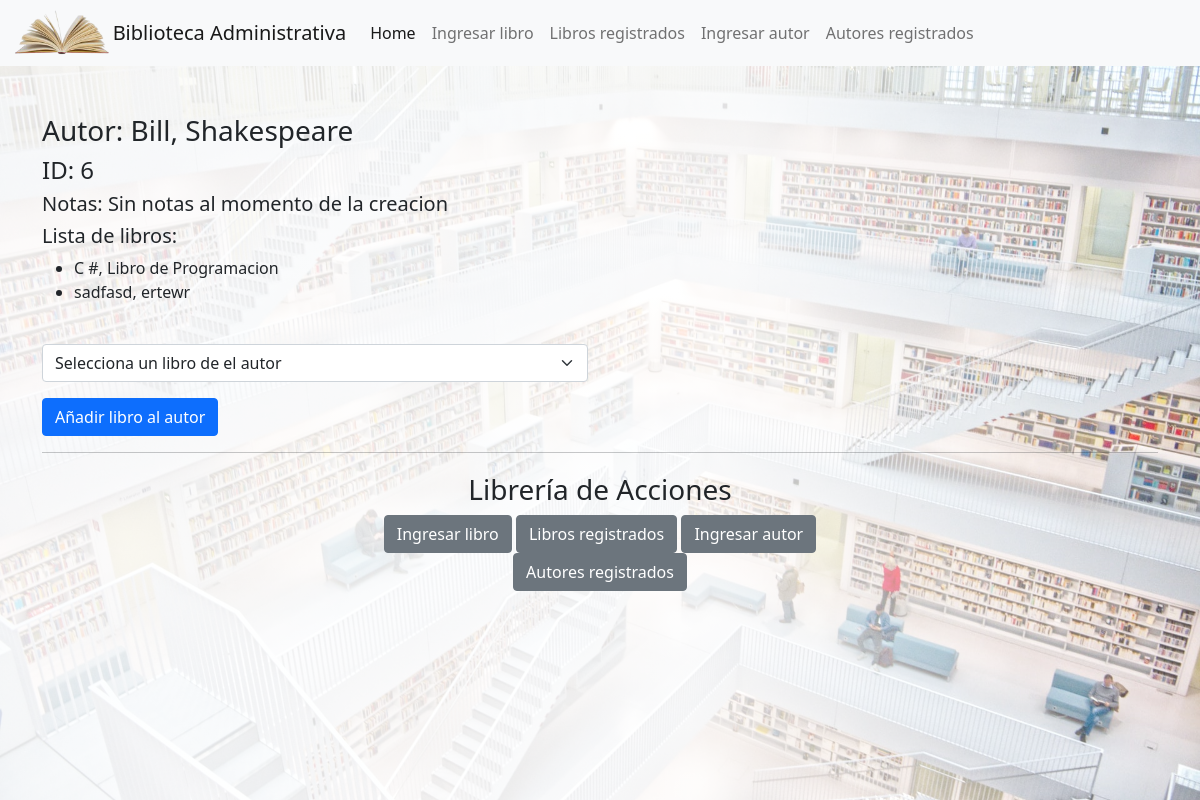
Before: /ver_autor/6 with the older database file.
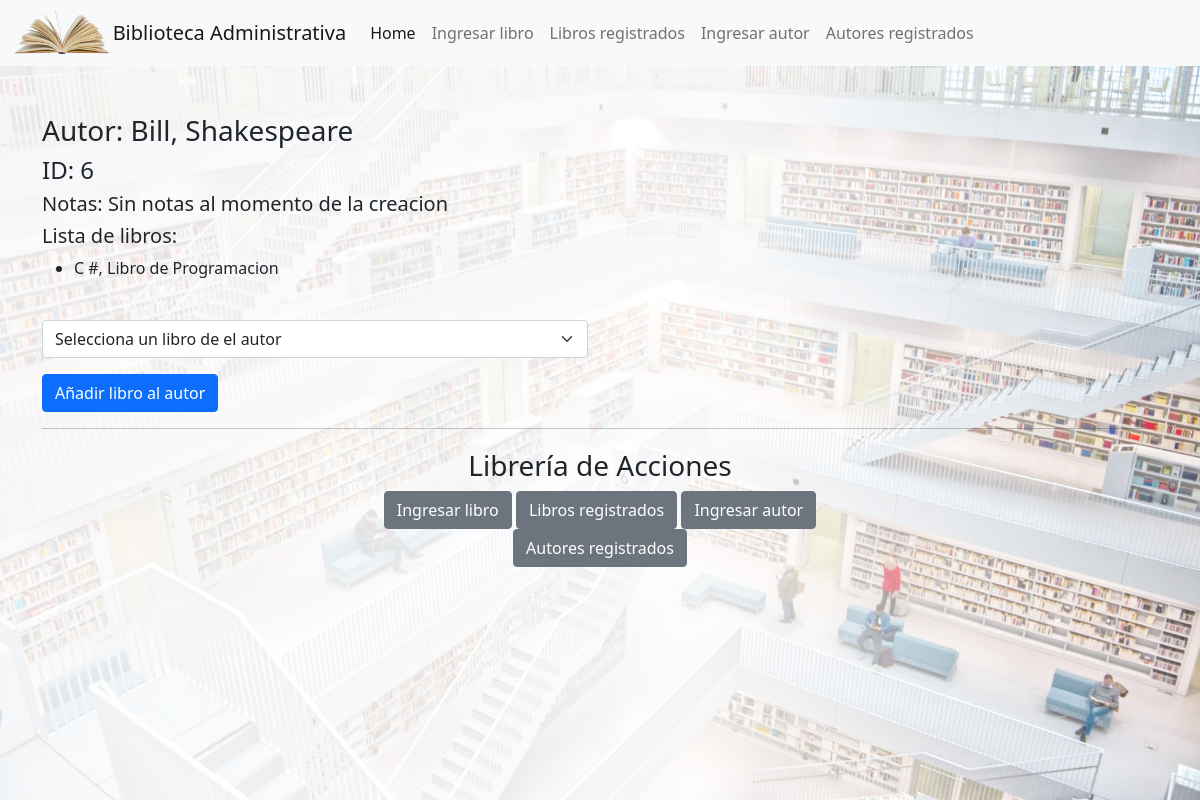
After: the same page with the newer database file.
### books_authors_app/models.py (models this page shows, shortened)
class Libro(models.Model):
    titulo = models.CharField(max_length=255)
    desc = models.CharField(max_length=255)
    created_at = models.DateTimeField(auto_now_add=True)
    updated_at = models.DateTimeField(auto_now_add=True)
    def __repr__(self):
        return f"Libro: {self.titulo}, {self.desc}"

### books_authors_app/views.py (the view)
# urls.py: path('ver_autor/<int:id>', views.ver_autor),
def ver_autor(request, id):
    autor = Autor.objects.get(id=id)
    print("-"*10 , "Vamos a mostrar autor: ", autor)
    libro_add= []
    for libro in Libro.objects.all():
        if libro not in autor.libros.all():
            libro_add.append(libro)
    context = {
        'autor' : autor,
        'libro_add': libro_add,
    }
    return render(request, 'autor_libros.html', context)

### books_authors_app/models.py (called while the page is built)
    def __str__(self):
        return f"Autor: {self.nombre}, {self.apellido}, {self.libros.all()}"

### books_authors_app/templates/autor_libros.html (shortened to what this page needs)
<!DOCTYPE html>
<html lang="en">
<head>
    {% load static %}
    <link href="https://cdn.jsdelivr.net/npm/bootstrap@5.1.0/dist/css/bootstrap.min.css" rel="stylesheet"
>
    <link rel="stylesheet" href="{% static 'css/style.css' %}">
</head>
<body>
    <section class="bg">
        <nav class="navbar navbar-expand-lg navbar-light bg-light">
            <div class="container-fluid">
                <img src="{% static 'img/libro.png' %}" class="img-nav" /><a class="navbar-brand" href="#">Biblioteca
                    Administrativa</a>
                <div class="collapse navbar-collapse" id="navbarText">
                    <ul class="navbar-nav me-auto mb-2 mb-lg-0">
                        <li class="nav-item">
                            <a class="nav-link active" aria-current="page" href="/">Home</a>
                        </li>
                        <li class="nav-item">
                            <a class="nav-link" aria-current="page" href="/libros">Ingresar libro</a>
                        </li>
                        <li class="nav-item">
                            <a class="nav-link" href="/libros">Libros registrados</a>
                        </li>
                        <li class="nav-item">
                            <a class="nav-link" href="/autores">Ingresar autor</a>
                        </li>
                        <li class="nav-item">
                            <a class="nav-link" href="/autores">Autores registrados</a>
                        </li>
                    </ul>
                </div>
            </div>
        </nav>
    <div class="container">
        <div class="row">
            <div class="col-sm-12 col-md-6 mt-5">
                <h3>Autor: {{autor.nombre}}, {{autor.apellido}}</h3>
                <h4> ID: {{autor.id}}</h4>
                <h5> Notas: {{autor.notas}} </h5>
                <h5> Lista de libros: </h5>
                <ul>
                    {% for libro in autor.libros.all %}
                    <li> {{libro.titulo}}, {{libro.desc}}</li>
                    {% endfor %}
                </ul>
                <form method="POST" action="/agregar_libro_al_autor">
                    <div class="mb-3">
                        <select class="form-select" name="libro_id">
                            <option selected value="">Selecciona un libro de el autor</option>
                        </select>
                    </div>
                    <button type="submit" class="btn btn-primary">Añadir libro al autor</button>
                </form>
            </div>
        </div>
        <hr>
        <div class="container modulo2">
            <h3> Librería de Acciones </h3>
            <a class="btn btn-secondary" href="/libros">Ingresar libro</a>
            <a class="btn btn-secondary" href="/libros">Libros registrados</a>
            <a class="btn btn-secondary" href="/autores">Ingresar autor</a>
            <a class="btn btn-secondary" href="/autores">Autores registrados</a>
        </div>
    </div>
</section>
</body>
</html>

Changed rows visible on the page:
removed Libro: titulo "sadfasd", desc "ertewr"
